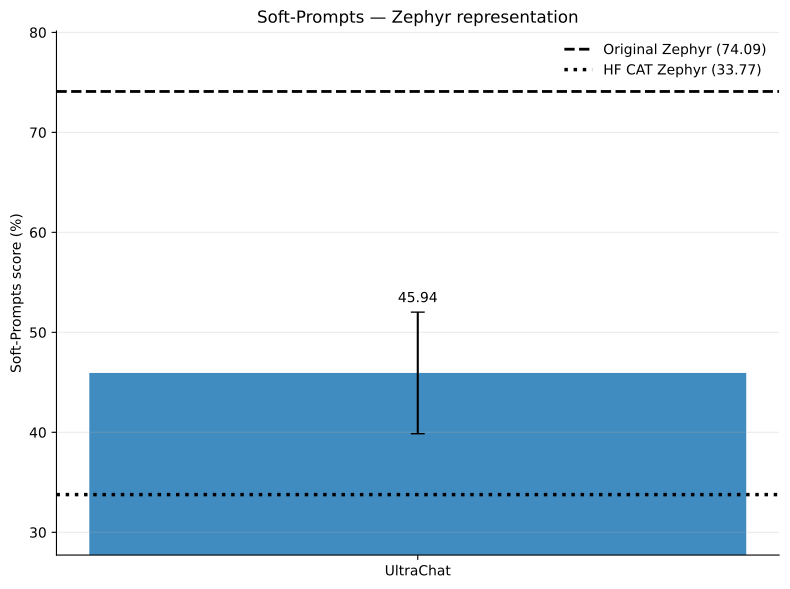

The Python source for this figure:
import numpy as np
import matplotlib.pyplot as plt

from pathlib import Path
from matplotlib.backends.backend_pdf import PdfPages


MODEL_NAME = "Zephyr"
METRIC_NAME = "Soft-Prompts"
COLOR = "C0"

eps = np.array([0.05, 0.10, 0.20, 0.40])

github = (45.94, 6.08)

references = {
    "Original Zephyr": 74.09,
    "HuggingFace CAT Zephyr": 33.77,
}

relative = {
    "y":   [43.44, 43.40, 42.45, 51.13],
    "err": [4.53, 5.42, 13.65, 3.21],
}


def plot_representation():
    fig, ax = plt.subplots(figsize=(8, 6))

    value, error = github
    original = references["Original Zephyr"]
    hf = references["HuggingFace CAT Zephyr"]

    bar = ax.bar(
        [0], [value],
        yerr=[error],
        capsize=5,
        width=0.55,
        color=COLOR,
        alpha=0.85,
    )[0]

    ax.axhline(
        original, linestyle="--", linewidth=2, color="black",
        label=f"Original Zephyr ({original:.2f})",
    )
    ax.axhline(
        hf, linestyle=":", linewidth=2.5, color="black",
        label=f"HF CAT Zephyr ({hf:.2f})",
    )

    ax.text(
        0, value + error + 1,
        f"{value:.2f}",
        ha="center",
    )

    all_values = [value + error, original, hf]
    ymin, ymax = min(all_values), max(all_values)
    padding = max((ymax - ymin) * 0.15, 2)

    ax.set_ylim(
        max(0, ymin - padding),
        ymax + padding,
    )

    ax.set_xticks([0])
    ax.set_xticklabels(["UltraChat"])
    ax.set_ylabel("Soft-Prompts score (%)")
    ax.set_title(f"{METRIC_NAME} — {MODEL_NAME} representation")

    ax.grid(axis="y", alpha=0.25)
    ax.spines["top"].set_visible(False)
    ax.spines["right"].set_visible(False)
    ax.legend(frameon=False)

    fig.tight_layout()
    return fig


def plot_relative_lr():
    fig, ax = plt.subplots(figsize=(8, 6))

    y = np.array(relative["y"])
    err = np.array(relative["err"])

    ax.plot(
        eps, y,
        marker="o",
        markersize=7,
        linewidth=2,
        color=COLOR,
    )

    ax.errorbar(
        eps, y,
        yerr=err,
        fmt="none",
        capsize=4,
        color=COLOR,
    )

    ymin = np.min(y - err)
    ymax = np.max(y + err)
    padding = max((ymax - ymin) * 0.10, 2)

    ax.set_ylim(
        max(0, ymin - padding),
        ymax + padding,
    )

    ax.set_xlabel(r"Configuration multiplier $s$")
    ax.set_ylabel("Soft-Prompts score (%)")

    ax.set_xticks(eps)
    ax.set_xticklabels(["0.05", "0.10", "0.20", "0.40"])

    ax.set_title(
        f"{METRIC_NAME} — {MODEL_NAME} relative learning rate"
    )

    ax.grid(axis="y", alpha=0.25)
    ax.spines["top"].set_visible(False)
    ax.spines["right"].set_visible(False)

    fig.tight_layout()
    return fig


figures = [
    plot_representation(),
    plot_relative_lr(),
]

pdf_path = Path(__file__).resolve().with_suffix(".pdf")

with PdfPages(pdf_path) as pdf:
    for fig in figures:
        pdf.savefig(fig, bbox_inches="tight")

print(f"Saved to:\n{pdf_path}")

plt.show()
